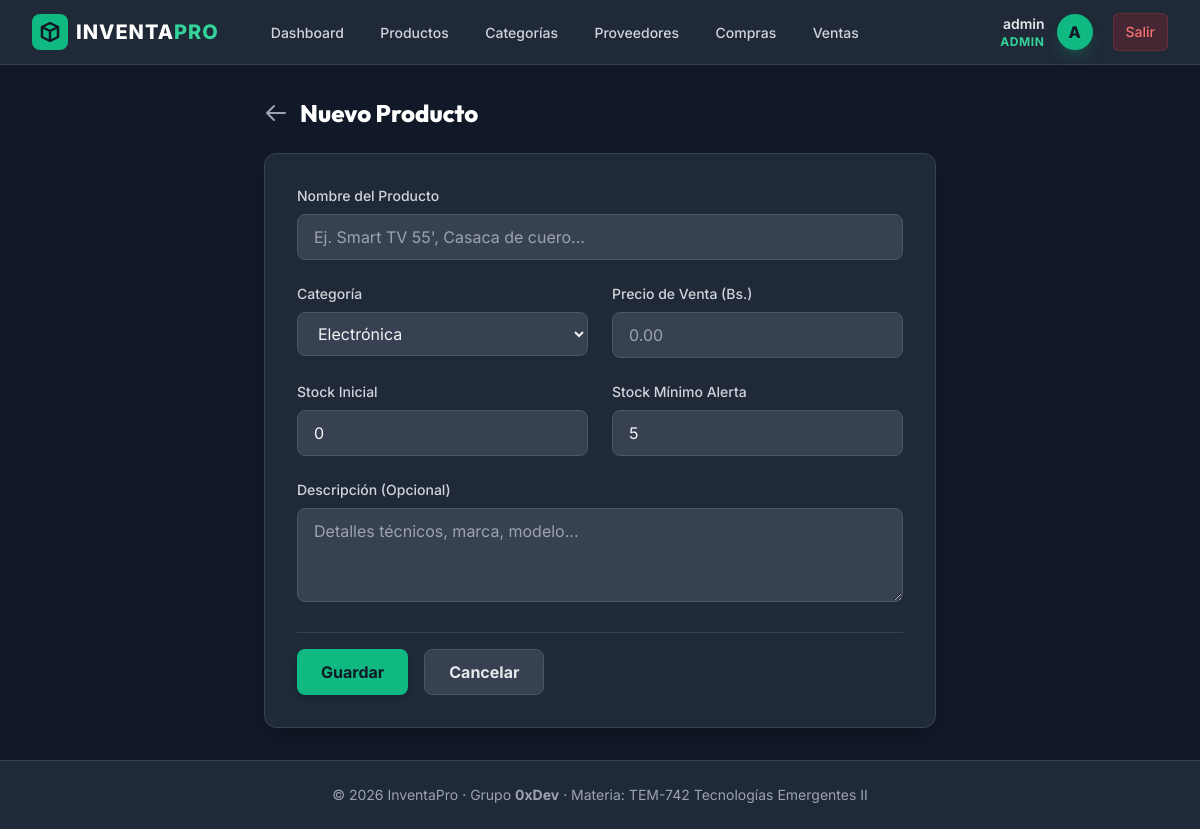
Page /productos/create (signed in) on the committed database.
### apps/models.py (models this page shows, shortened)
class User(db.Model, UserMixin):
    __tablename__ = "users"
    id = db.Column(db.Integer, primary_key=True)
    username = db.Column(db.String(100), unique=True, nullable=False)
    email = db.Column(db.String(150), unique=True, nullable=False)
    password = db.Column(db.String(255), nullable=False)
    role = db.Column(db.String(20), default="vendedor")  # admin | almacenero | vendedor
    is_active_user = db.Column(db.Boolean, default=True)

### apps/Productos/routes.py (the view, shortened to what this page needs)
@bp_productos.route("/create", methods=["GET", "POST"])
@login_required
@role_required("admin", "almacenero")
def crear():
    categorias = Categoria.query.all()
    return render_template("productos/crear.html", categorias=categorias)

### apps/utils.py (called while the page is built)
def role_required(*roles):
    def decorator(f):
        @wraps(f)
        def decorated_function(*args, **kwargs):
            if not current_user.is_authenticated:
                return redirect(url_for("auth.login"))
            if current_user.role not in roles:
                flash("No tienes permiso para acceder a esta sección.", "danger")
                return redirect(url_for("bp_core.index"))
            return f(*args, **kwargs)
        return decorated_function
    return decorator

### apps/Productos/templates/productos/crear.html (shortened to what this page needs)
{% extends "base.html" %}
{% block content %}
<div class="max-w-2xl mx-auto">
    <div class="flex items-center gap-3 mb-6">
        <a href="{{ url_for('bp_productos.listar') }}" class="text-gray-400 hover:text-white transition">
            <svg class="w-6 h-6" fill="none" stroke="currentColor" viewBox="0 0 24 24"><path stroke-linecap="round" stroke-linejoin="round" stroke-width="2" d="M10 19l-7-7m0 0l7-7m-7 7h18"></path></svg>
        </a>
        <h2 class="text-2xl font-extrabold text-white">Nuevo Producto</h2>
    </div>
    <div class="bg-gray-800 rounded-xl border border-gray-700 p-6 sm:p-8 shadow-xl">
        <form action="{{ url_for('bp_productos.crear') }}" method="POST" class="space-y-6">
            <div class="grid grid-cols-1 md:grid-cols-2 gap-6">
                <div class="md:col-span-2">
                    <label for="nombre" class="block text-sm font-medium text-gray-300 mb-2">Nombre del Producto</label>
                    <input type="text" id="nombre" name="nombre" required placeholder="Ej. Smart TV 55', Casaca de cuero..."
                           class="w-full bg-gray-700 border border-gray-600 rounded-lg px-4 py-2.5 text-gray-100 placeholder-gray-400 focus:outline-none focus:ring-2 focus:ring-brand-500 focus:border-transparent transition duration-200">
                </div>
                <div>
                    <label for="categoria_id" class="block text-sm font-medium text-gray-300 mb-2">Categoría</label>
                    <select id="categoria_id" name="categoria_id" required
                            class="w-full bg-gray-700 border border-gray-600 rounded-lg px-4 py-2.5 text-gray-100 focus:outline-none focus:ring-2 focus:ring-brand-500 focus:border-transparent transition duration-200">
                        {% for cat in categorias %}
                        <option value="{{ cat.id }}">{{ cat.nombre }}</option>
                        {% else %}
                        <option value="" disabled>Debe crear una categoría primero</option>
                        {% endfor %}
                    </select>
                </div>
                <div>
                    <label for="precio" class="block text-sm font-medium text-gray-300 mb-2">Precio de Venta (Bs.)</label>
                    <input type="number" id="precio" name="precio" step="0.01" min="0" required placeholder="0.00"
                           class="w-full bg-gray-700 border border-gray-600 rounded-lg px-4 py-2.5 text-gray-100 placeholder-gray-400 focus:outline-none focus:ring-2 focus:ring-brand-500 focus:border-transparent transition duration-200">
                </div>
                <div>
                    <label for="stock" class="block text-sm font-medium text-gray-300 mb-2">Stock Inicial</label>
                    <input type="number" id="stock" name="stock" min="0" value="0" required
                           class="w-full bg-gray-700 border border-gray-600 rounded-lg px-4 py-2.5 text-gray-100 focus:outline-none focus:ring-2 focus:ring-brand-500 focus:border-transparent transition duration-200">
                </div>
                <div>
                    <label for="stock_minimo" class="block text-sm font-medium text-gray-300 mb-2">Stock Mínimo Alerta</label>
                    <input type="number" id="stock_minimo" name="stock_minimo" min="1" value="5" required
                           class="w-full bg-gray-700 border border-gray-600 rounded-lg px-4 py-2.5 text-gray-100 focus:outline-none focus:ring-2 focus:ring-brand-500 focus:border-transparent transition duration-200">
                </div>
                <div class="md:col-span-2">
                    <label for="descripcion" class="block text-sm font-medium text-gray-300 mb-2">Descripción (Opcional)</label>
                    <textarea id="descripcion" name="descripcion" rows="3" placeholder="Detalles técnicos, marca, modelo..."
                              class="w-full bg-gray-700 border border-gray-600 rounded-lg px-4 py-2.5 text-gray-100 placeholder-gray-400 focus:outline-none focus:ring-2 focus:ring-brand-500 focus:border-transparent transition duration-200"></textarea>
                </div>
            </div>
            <div class="flex gap-4 pt-4 border-t border-gray-700">
                <button type="submit"
                        class="bg-brand-500 hover:bg-brand-600 text-gray-900 font-bold px-6 py-2.5 rounded-lg transition duration-200 shadow-md">
                    Guardar
                </button>
                <a href="{{ url_for('bp_productos.listar') }}"
                   class="bg-gray-700 hover:bg-gray-650 text-gray-200 font-bold px-6 py-2.5 rounded-lg transition duration-200 border border-gray-600">
                    Cancelar
                </a>
            </div>
        </form>
    </div>
</div>
{% endblock %}

### apps/templates/base.html (shortened to what this page needs)
<!DOCTYPE html>
<html lang="es" class="h-full bg-gray-900 text-gray-100">
<head>
    <script src="https://cdn.tailwindcss.com"></script>
</head>
<body class="h-full flex flex-col justify-between">
    <div>
        <nav class="bg-gray-800 border-b border-gray-700">
            <div class="max-w-7xl mx-auto px-4 sm:px-6 lg:px-8">
                <div class="flex items-center justify-between h-16">
                    <div class="flex items-center">
                        <a href="{{ url_for('bp_core.index') }}" class="flex items-center gap-2 text-white font-extrabold text-xl tracking-wider">
                            <span class="bg-brand-500 text-gray-900 rounded-lg p-1.5 flex items-center justify-center">
                                <svg class="w-6 h-6" fill="none" stroke="currentColor" viewBox="0 0 24 24" xmlns="http://www.w3.org/2000/svg">
                                    <path stroke-linecap="round" stroke-linejoin="round" stroke-width="2.5" d="M20 7l-8-4-8 4m16 0l-8 4m8-4v10l-8 4m0-10L4 7m8 4v10M4 7v10l8 4"></path>
                                </svg>
                            </span>
                            <span>INVENTA<span class="text-brand-400">PRO</span></span>
                        </a>
                        {% if current_user.is_authenticated %}
                        <div class="hidden md:block ml-10 flex items-baseline space-x-2">
                            <a href="{{ url_for('bp_core.index') }}" class="text-gray-300 hover:bg-gray-700 hover:text-white px-3 py-2 rounded-md text-sm font-medium transition duration-200">Dashboard</a>
                            <a href="{{ url_for('bp_productos.listar') }}" class="text-gray-300 hover:bg-gray-700 hover:text-white px-3 py-2 rounded-md text-sm font-medium transition duration-200">Productos</a>
                            <a href="{{ url_for('bp_categorias.listar') }}" class="text-gray-300 hover:bg-gray-700 hover:text-white px-3 py-2 rounded-md text-sm font-medium transition duration-200">Categorías</a>
                            <a href="{{ url_for('bp_proveedores.listar') }}" class="text-gray-300 hover:bg-gray-700 hover:text-white px-3 py-2 rounded-md text-sm font-medium transition duration-200">Proveedores</a>
                            <a href="{{ url_for('bp_compras.listar') }}" class="text-gray-300 hover:bg-gray-700 hover:text-white px-3 py-2 rounded-md text-sm font-medium transition duration-200">Compras</a>
                            <a href="{{ url_for('bp_ventas.listar') }}" class="text-gray-300 hover:bg-gray-700 hover:text-white px-3 py-2 rounded-md text-sm font-medium transition duration-200">Ventas</a>
                        </div>
                        {% endif %}
                    </div>
                    <div class="flex items-center gap-4">
                        {% if current_user.is_authenticated %}
                        <div class="flex items-center gap-3">
                            <div class="text-right hidden sm:block">
                                <p class="text-sm font-semibold text-gray-200">{{ current_user.username }}</p>
                                <p class="text-xs text-brand-400 uppercase tracking-wider font-bold">{{ current_user.role }}</p>
                            </div>
                            <span class="h-9 w-9 rounded-full bg-brand-500 text-gray-900 font-extrabold flex items-center justify-center uppercase shadow-lg shadow-brand-500/20">
                                {{ current_user.username[0] }}
                            </span>
                            <a href="{{ url_for('auth.logout') }}" class="ml-2 bg-red-600/20 hover:bg-red-600 text-red-400 hover:text-white px-3 py-2 rounded-md text-sm font-medium border border-red-500/20 transition duration-200">
                                Salir
                            </a>
                        </div>
                        {% endif %}
                    </div>
                </div>
            </div>
        </nav>
        <main class="max-w-7xl mx-auto px-4 sm:px-6 lg:px-8 py-8">
            {% block content %}{% endblock %}
        </main>
    </div>
    <footer class="bg-gray-800 border-t border-gray-700 py-6 text-center text-sm text-gray-400">
        <div class="max-w-7xl mx-auto px-4">
            <p>&copy; 2026 InventaPro &middot; Grupo <strong>0xDev</strong> &middot; Materia: TEM-742 Tecnologías Emergentes II</p>
        </div>
    </footer>
</body>
</html>

### apps/templates/base.html (style rules this page uses)
body { font-family: 'Inter', sans-serif; }
h1, h2, h3, h4, h5, h6 { font-family: 'Outfit', sans-serif; }

### rows in the picture
User: username "admin", role "ADMIN", username "A"

### other values in the picture
form field categoria_id "Electrónica"
